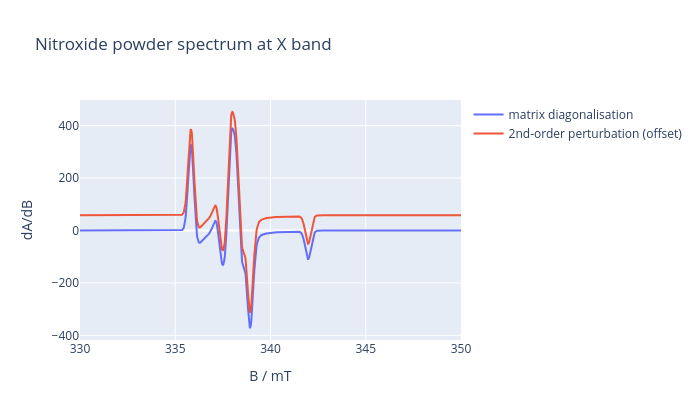

The cell this chart's notebook holds for it:
### Code cell
import plotly.graph_objects as go

fig = go.Figure()
fig.add_trace(go.Scatter(x=matrix.x, y=matrix.spec, mode="lines", name="matrix diagonalisation"))
fig.add_trace(go.Scatter(x=perturb.x, y=perturb.spec + 0.15 * matrix.spec.max(), mode="lines", name="2nd-order perturbation (offset)"))
fig.update_layout(title="Nitroxide powder spectrum at X band", xaxis_title="B / mT", yaxis_title="dA/dB", width=700, height=420)
fig

### Figure 1 — Plotly figure (JSON) as saved in the notebook; plotly's stock layout.template omitted (floating-point values rounded to 4 significant figures; data arrays with more than 128 entries replaced by an {"elided": "..."} marker saying what was removed)
{"data": [{"mode": "lines", "name": "matrix diagonalisation", "x": {"elided": "1024 float values"}, "y": {"elided": "1024 float values"}, "type": "scatter"}, {"mode": "lines", "name": "2nd-order perturbation (offset)", "x": {"elided": "1024 float values"}, "y": {"elided": "1024 float values"}, "type": "scatter"}], "layout": {"title": {"text": "Nitroxide powder spectrum at X band"}, "xaxis": {"title": {"text": "B / mT"}}, "yaxis": {"title": {"text": "dA/dB"}}, "width": 700, "height": 420}}
